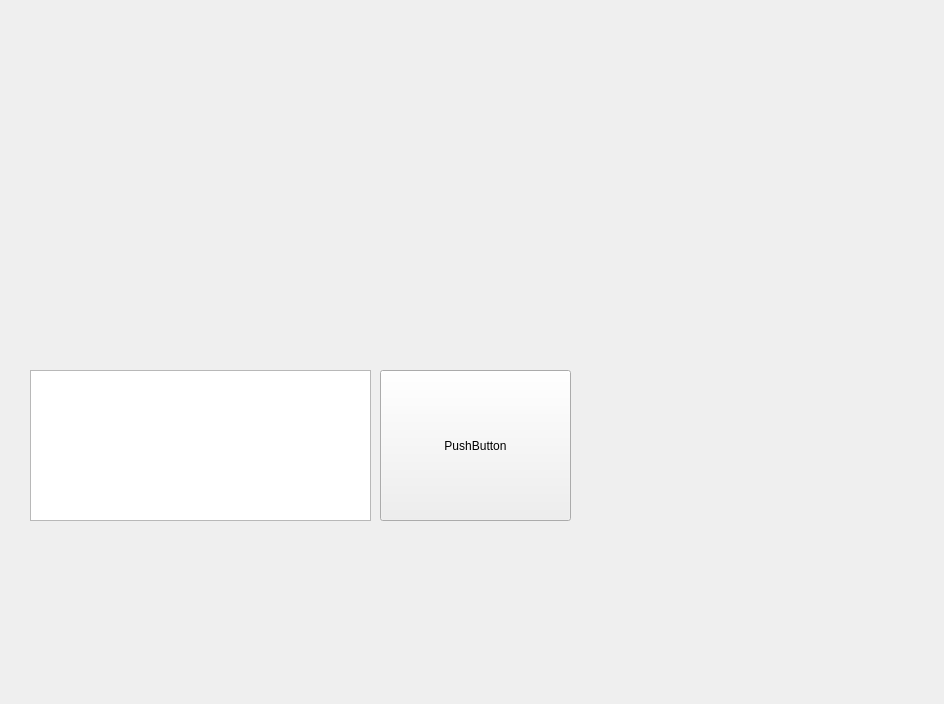
<?xml version="1.0" encoding="UTF-8"?>
<ui version="4.0">
 <class>MainWindowDesign</class>
 <widget class="QMainWindow" name="MainWindowDesign">
  <property name="geometry">
   <rect>
    <x>0</x>
    <y>0</y>
    <width>944</width>
    <height>704</height>
   </rect>
  </property>
  <property name="windowTitle">
   <string>QRosApp</string>
  </property>
  <property name="windowIcon">
   <iconset resource="../resources/images.qrc">
    <normaloff>:/images/icon.png</normaloff>:/images/icon.png</iconset>
  </property>
  <property name="locale">
   <locale language="English" country="Australia"/>
  </property>
  <widget class="QWidget" name="centralwidget">
   <widget class="QTextEdit" name="textEdit">
    <property name="geometry">
     <rect>
      <x>30</x>
      <y>370</y>
      <width>341</width>
      <height>151</height>
     </rect>
    </property>
   </widget>
   <widget class="QPushButton" name="pushButton">
    <property name="geometry">
     <rect>
      <x>380</x>
      <y>370</y>
      <width>191</width>
      <height>151</height>
     </rect>
    </property>
    <property name="text">
     <string>PushButton</string>
    </property>
   </widget>
  </widget>
  <action name="action_Quit">
   <property name="text">
    <string>&amp;Quit</string>
   </property>
   <property name="shortcut">
    <string>Ctrl+Q</string>
   </property>
   <property name="shortcutContext">
    <enum>Qt::ApplicationShortcut</enum>
   </property>
  </action>
  <action name="action_Preferences">
   <property name="text">
    <string>&amp;Preferences</string>
   </property>
  </action>
  <action name="actionAbout">
   <property name="text">
    <string>&amp;About</string>
   </property>
  </action>
  <action name="actionAbout_Qt">
   <property name="text">
    <string>About &amp;Qt</string>
   </property>
  </action>
 </widget>
 <resources>
  <include location="../resources/images.qrc"/>
 </resources>
 <connections>
  <connection>
   <sender>action_Quit</sender>
   <signal>triggered()</signal>
   <receiver>MainWindowDesign</receiver>
   <slot>close()</slot>
   <hints>
    <hint type="sourcelabel">
     <x>-1</x>
     <y>-1</y>
    </hint>
    <hint type="destinationlabel">
     <x>399</x>
     <y>299</y>
    </hint>
   </hints>
  </connection>
 </connections>
</ui>
